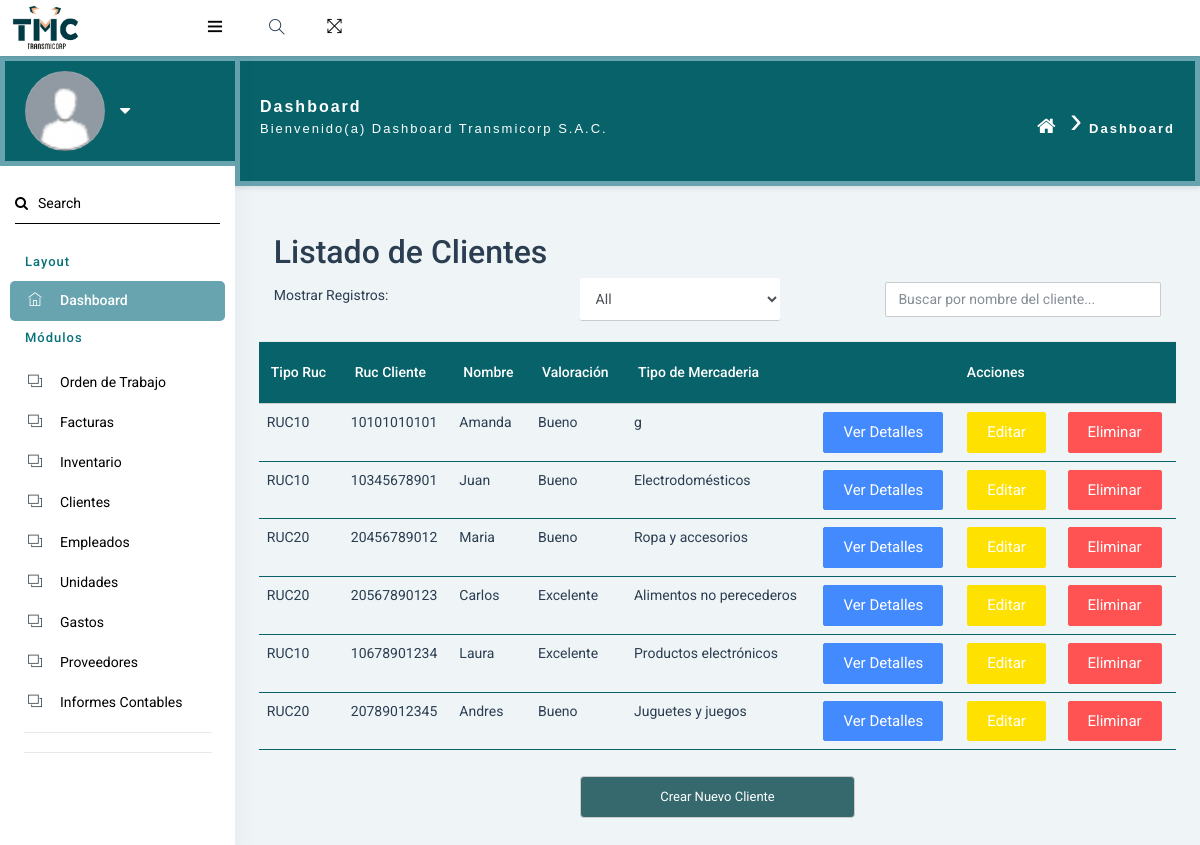
Screenshot of /clientes/lista/ with the database file from the repository.
### clientes/models.py (models this page shows, shortened)
class clientes(models.Model):
    Tipo_Ruc = models.CharField(max_length=5,choices=OPCIONES_TIPO_RUC)
    Ruc_Clientes = models.CharField(max_length=11, unique=True)
    Cliente_Nombre = models.CharField(max_length=100)
    Cliente_Apellido = models.CharField(max_length=100)
    Cliente_telefono = models.CharField(max_length=9)
    Cliente_email = models.EmailField()
    Cliente_direccion = models.CharField(max_length=100)
    Valoracion = models.CharField(max_length=20,default='Valor Predeterminado',choices=CLIENTE_VALORACION)
    Tipo_Mercaderia = models.CharField(max_length=200)

### clientes/views.py (the view)
# urls.py: path('lista/', views.lista_clientes, name='lista_clientes'),
def lista_clientes(request):
    cliente = clientes.objects.all()
    return render(request, 'lista_clientes.html', {'cliente': cliente})

### templates/lista_clientes.html (shortened to what this page needs)
{% extends "index.html" %}
{% load static %}
{% block content %}
<div class="container">
  <h2>Listado de Clientes</h2>
  <div class="row">
    <div class="col">
      <label for="show-entries">Mostrar Registros:</label>
    </div>
      <div class="col">
      <select id="show-entries" onchange="mostrarEntradas(this.value)" class="form-control">
        <option value="all">All</option>
      </select>
    </div>
    <div class="col">
      <input type="text" id="busqueda" placeholder="Buscar por nombre del cliente..." onkeyup="buscar()" class="form-control">
    </div>
  </div>
</div>
 <table class="table" id="tabla-cliente">
   <thead>
     <tr>
       <th>Tipo Ruc</th>
       <th>Ruc Cliente</th>
       <th>Nombre</th>
       <th>Valoración</th>
       <th>Tipo de Mercaderia</th>
       <th colspan="3" style="text-align: center;">Acciones</th>
     </tr>
   </thead>
   <tbody>
     {% for client in cliente %}
       <tr>
         <td>{{ client.Tipo_Ruc }}</td>
         <td>{{ client.Ruc_Clientes }}</td>
         <td>{{ client.Cliente_Nombre }}</td>
         <td>{{ client.Valoracion }}</td>
         <td>{{ client.Tipo_Mercaderia }}</td>
         <td>
           <a class="btn btn-primary" href="{% url 'ver_clientes' client.pk %}">Ver detalles</a>
         </td>
         <td>
           <a class="btn btn-warning" href="{% url 'editar_clientes' client.pk %}">Editar</a>
         </td>
         <td>
           <a class="btn btn-danger" href="{% url 'eliminar_clientes' client.pk %}">Eliminar</a>
         </td>
       </tr>
     {% endfor %}
   </tbody>
 </table>
<a class="btn-crear" href="{% url 'crear_clientes' %}">Crear Nuevo Cliente</a>
<link rel="stylesheet" type="text/css" href="{% static 'css/green_lista.css' %}">
{% endblock %}

### frontend/build/static/css/green_lista.css (style rules this page uses)
.table { width: 100%; border-collapse: collapse; margin-top: 20px; }
.table th { color: #fff; }
.table td { padding: 8px; border-bottom: 1px solid rgb(17, 90, 110); border-color: #076269; }
.table th { background-color: #076269; }
a.btn-ver, a.btn-editar, a.btn-eliminar, a.btn-crear { display: inline-block; width: 100px; padding: 6px 6px; margin-right: 5px; border: 1px solid #ccc; background-color: #f2f2f2; color: #333; text-decoration: none; border-radius: 4px; text-align: center !important; }
a.btn-crear { display: block; margin: 0 auto; padding: 10px 20px; margin-top: 10px; background-color: #35696e !important; color: #fff; text-decoration: none; border-radius: 4px; width: 30% ; }
.container { text-align: left; margin-right: 0; }
.row { display: flex; align-items: center; }
#show-entries { width: 200px; margin-right: 10px; }
#busqueda { flex: 2; max-width: 300px; margin-right: 10px; }

### rows the page displays
clientes: Tipo_Ruc "RUC10", Ruc_Clientes "10101010101", Cliente_Nombre "Amanda", Valoracion "Bueno", Tipo_Mercaderia "g"
clientes: Tipo_Ruc "RUC10", Ruc_Clientes "10345678901", Cliente_Nombre "Juan", Valoracion "Bueno", Tipo_Mercaderia "Electrodomésticos"
clientes: Tipo_Ruc "RUC20", Ruc_Clientes "20456789012", Cliente_Nombre "Maria", Valoracion "Bueno", Tipo_Mercaderia "Ropa y accesorios"
clientes: Tipo_Ruc "RUC20", Ruc_Clientes "20567890123", Cliente_Nombre "Carlos", Valoracion "Excelente", Tipo_Mercaderia "Alimentos no perecederos"
clientes: Tipo_Ruc "RUC10", Ruc_Clientes "10678901234", Cliente_Nombre "Laura", Valoracion "Excelente", Tipo_Mercaderia "Productos electrónicos"
clientes: Tipo_Ruc "RUC20", Ruc_Clientes "20789012345", Cliente_Nombre "Andres", Valoracion "Bueno", Tipo_Mercaderia "Juguetes y juegos"
